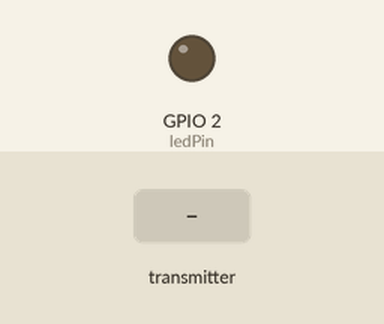
A sketch run on a simulated ESP32. On the bench: output pins drawn as LEDs (lit = HIGH). Dashed ring = blinking. Inputs (shaded band) come from the test bench. WiFi joins after 1.5 s; servers stay silent unless stated; what the sketch prints to the serial monitor is not drawn.

Above: at 2.3 s.
2.4 s: the transmitter starts sending xValue = 0
At 2.67 s:
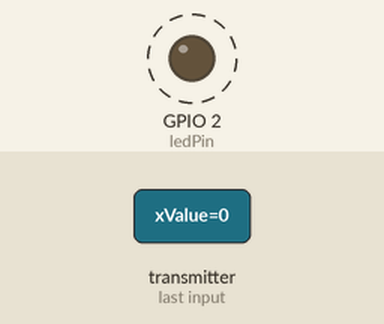
5.4 s: the transmitter starts sending yValue = 4095
8.4 s: the transmitter starts sending buttonState = 1
11.4 s: the transmitter starts sending xValue = 4095
Timing chart, 0 to 15.4 s (numbered marks = the images above; inputs shaded):
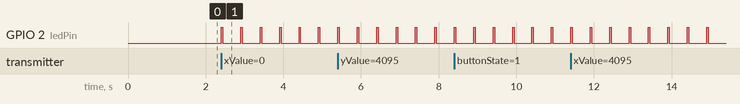

Measured:
- after the input at 2.4 s, GPIO 2 (ledPin): alternates HIGH for 0.04 s and LOW for 0.46 s, starting at once

The sketch:

receiver_code.ino
```cpp
#include <esp_now.h>
#include <WiFi.h>
#include <freertos/FreeRTOS.h>
#include <freertos/task.h>

const int ledPin = 2;  // GPIO2 for built-in LED

// Structure to receive data (must match transmitter)
typedef struct {
  int xValue;
  int yValue;
  int buttonState;
  int messageId;
} JoystickData;

JoystickData receivedData;
bool newDataAvailable = false;

// FreeRTOS handles
TaskHandle_t receiveTaskHandle = NULL;
TaskHandle_t printTaskHandle = NULL;

// Queue for thread-safe communication
QueueHandle_t dataQueue;

// ESP-NOW receive callback
//typedef void (*esp_now_recv_cb_t)(const esp_now_recv_info_t * esp_now_info, const uint8_t *data, int data_len);
void OnDataRecv(const esp_now_recv_info_t *esp_now_info, const uint8_t *incomingData, int len) {
  if (len == sizeof(JoystickData)) {
    JoystickData tempData;
    memcpy(&tempData, incomingData, sizeof(tempData));

    // Send to queue (non-blocking from ISR)
    xQueueSendFromISR(dataQueue, &tempData, NULL);

    // // Print sender MAC
    // Serial.print("📡 Received from: ");
    // for(int i = 0; i < 6; i++) {
    //   Serial.printf("%02X", mac[i]);
    //   if(i < 5) Serial.print(":");
    // }
    Serial.print("Received bytes: ");
    Serial.println(len);
  }
}

// A4:F0:0F:69:7F:5C for TRANSMITTOR mac adress
// F4:2D:C9:59:8D:AC for RECEIVER

// Task to receive data from queue
void receiveTask(void *pvParameters) {
  JoystickData tempData;

  while (1) {
    if (xQueueReceive(dataQueue, &tempData, portMAX_DELAY) == pdTRUE) {
      receivedData = tempData;
      newDataAvailable = true;

      // Notify print task
      xTaskNotifyGive(printTaskHandle);
    }
  }
}

// Task to print received data
void printTask(void *pvParameters) {
  while (1) {
    // Wait for notification from receive task
    ulTaskNotifyTake(pdTRUE, portMAX_DELAY);

    if (newDataAvailable)
    {
      digitalWrite(ledPin, HIGH);
      Serial.println("=================================");
      Serial.print("📦 Message ID: ");
      Serial.println(receivedData.messageId);
      Serial.print("🕹️  X-Axis: ");
      Serial.println(receivedData.xValue);
      Serial.print("🕹️  Y-Axis: ");
      Serial.println(receivedData.yValue);
      Serial.print("🔘 Button: ");
      Serial.println(receivedData.buttonState == LOW ? "PRESSED" : "released");

      // Add joystick position interpretation
      if (receivedData.xValue < 1000) {
        Serial.println("⬅️  Moving LEFT");
      } else if (receivedData.xValue > 3000) {
        Serial.println("➡️  Moving RIGHT");
      }

      if (receivedData.yValue < 1000) {
        Serial.println("⬇️  Moving DOWN");
      } else if (receivedData.yValue > 3000) {
        Serial.println("⬆️  Moving UP");
      }

      Serial.println("=================================");
      Serial.println();

      newDataAvailable = false;
      vTaskDelay(pdMS_TO_TICKS(25));
    }
    digitalWrite(ledPin, LOW);
  }
}

void setup() {
  Serial.begin(115200);
  delay(100);

  pinMode(ledPin, OUTPUT);
  digitalWrite(ledPin, LOW);

  Serial.println("🔧 ESP32 Receiver Starting...");

  // Create queue for thread-safe communication
  dataQueue = xQueueCreate(10, sizeof(JoystickData));

  // Set ESP32 as Wi-Fi Station
  WiFi.mode(WIFI_STA);
  delay(500);  // Wait for WiFi radio to fully power up
  // CRITICAL: Actually start WiFi (this powers on the radio)
  WiFi.begin();  // Starts WiFi without connecting to any network
  delay(500);    // Wait for WiFi radio to fully power up


  // Initialize ESP-NOW
  if (esp_now_init() != ESP_OK) {
    Serial.println("❌ Error initializing ESP-NOW");
    return;
  }

  // Register receive callback
  esp_now_register_recv_cb(OnDataRecv);

  Serial.println("✅ ESP-NOW initialized");
  Serial.print("📡 Receiver MAC: ");
  Serial.println(WiFi.macAddress());
  Serial.println("Waiting for data...");
  Serial.println();

  // Create FreeRTOS tasks
  xTaskCreatePinnedToCore(
    receiveTask,
    "Receive Task",
    4096,
    NULL,
    2,
    &receiveTaskHandle,
    0);

  xTaskCreatePinnedToCore(
    printTask,
    "Print Task",
    4096,
    NULL,
    1,
    &printTaskHandle,
    1);

  Serial.println("✅ FreeRTOS tasks created");
}

void loop() {
  // Empty - FreeRTOS handles everything
  vTaskDelay(pdMS_TO_TICKS(1000));
}
```
